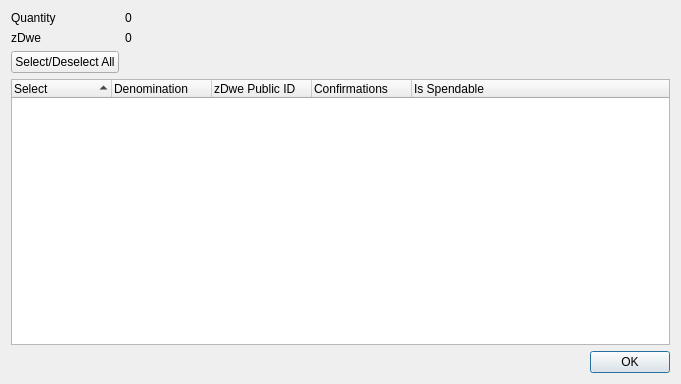
<?xml version="1.0" encoding="UTF-8"?>
<ui version="4.0">
 <class>ZDweControlDialog</class>
 <widget class="QDialog" name="ZDweControlDialog">
  <property name="geometry">
   <rect>
    <x>0</x>
    <y>0</y>
    <width>681</width>
    <height>384</height>
   </rect>
  </property>
  <property name="minimumSize">
   <size>
    <width>681</width>
    <height>384</height>
   </size>
  </property>
  <property name="windowTitle">
   <string>Select zDwe to Spend</string>
  </property>
  <layout class="QGridLayout" name="gridLayout">
   <item row="0" column="0">
    <layout class="QFormLayout" name="formLayout">
     <property name="sizeConstraint">
      <enum>QLayout::SetDefaultConstraint</enum>
     </property>
     <item row="0" column="0">
      <widget class="QLabel" name="labelQuantity">
       <property name="text">
        <string>Quantity</string>
       </property>
      </widget>
     </item>
     <item row="0" column="1">
      <widget class="QLabel" name="labelQuantity_int">
       <property name="text">
        <string>0</string>
       </property>
      </widget>
     </item>
     <item row="1" column="0">
      <widget class="QLabel" name="labelZDwe">
       <property name="text">
        <string>zDwe</string>
       </property>
      </widget>
     </item>
     <item row="1" column="1">
      <widget class="QLabel" name="labelZDwe_int">
       <property name="text">
        <string>0</string>
       </property>
      </widget>
     </item>
     <item row="2" column="0">
      <widget class="QPushButton" name="pushButtonAll">
       <property name="text">
        <string>Select/Deselect All</string>
       </property>
      </widget>
     </item>
    </layout>
   </item>
   <item row="1" column="0">
    <layout class="QVBoxLayout" name="verticalLayout">
     <item>
      <widget class="QTreeWidget" name="treeWidget">
       <property name="minimumSize">
        <size>
         <width>0</width>
         <height>250</height>
        </size>
       </property>
       <property name="alternatingRowColors">
        <bool>true</bool>
       </property>
       <property name="sortingEnabled">
        <bool>true</bool>
       </property>
       <property name="columnCount">
        <number>5</number>
       </property>
       <attribute name="headerDefaultSectionSize">
        <number>100</number>
       </attribute>
       <column>
        <property name="text">
         <string notr="true">Select</string>
        </property>
       </column>
       <column>
        <property name="text">
         <string notr="true">Denomination</string>
        </property>
       </column>
       <column>
        <property name="text">
         <string notr="true">zDwe Public ID</string>
        </property>
       </column>
       <column>
        <property name="text">
         <string notr="true">Confirmations</string>
        </property>
       </column>
       <column>
        <property name="text">
         <string>Is Spendable</string>
        </property>
       </column>
      </widget>
     </item>
     <item>
      <widget class="QDialogButtonBox" name="buttonBox">
       <property name="orientation">
        <enum>Qt::Horizontal</enum>
       </property>
       <property name="standardButtons">
        <set>QDialogButtonBox::Ok</set>
       </property>
      </widget>
     </item>
    </layout>
   </item>
  </layout>
 </widget>
 <resources/>
 <connections>
  <connection>
   <sender>buttonBox</sender>
   <signal>accepted()</signal>
   <receiver>ZDweControlDialog</receiver>
   <slot>accept()</slot>
   <hints>
    <hint type="sourcelabel">
     <x>248</x>
     <y>254</y>
    </hint>
    <hint type="destinationlabel">
     <x>157</x>
     <y>274</y>
    </hint>
   </hints>
  </connection>
  <connection>
   <sender>buttonBox</sender>
   <signal>rejected()</signal>
   <receiver>ZDweControlDialog</receiver>
   <slot>reject()</slot>
   <hints>
    <hint type="sourcelabel">
     <x>316</x>
     <y>260</y>
    </hint>
    <hint type="destinationlabel">
     <x>286</x>
     <y>274</y>
    </hint>
   </hints>
  </connection>
 </connections>
</ui>
